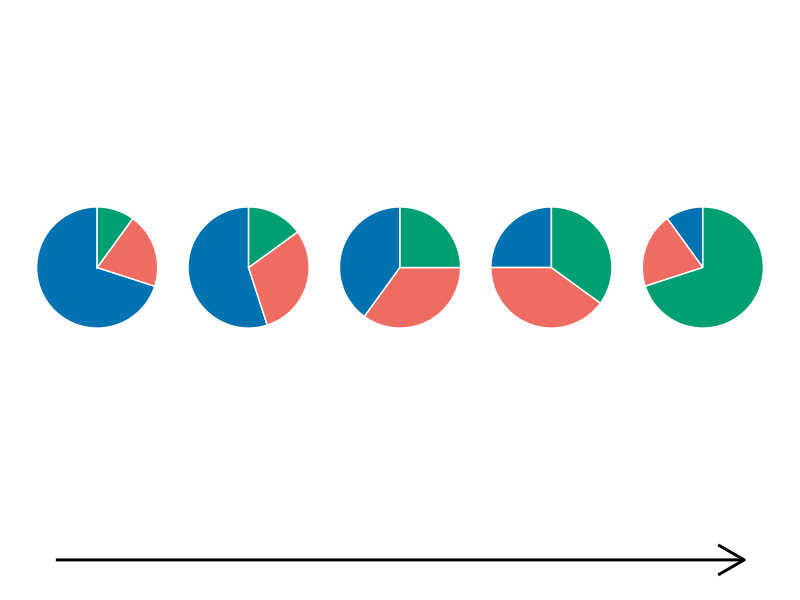
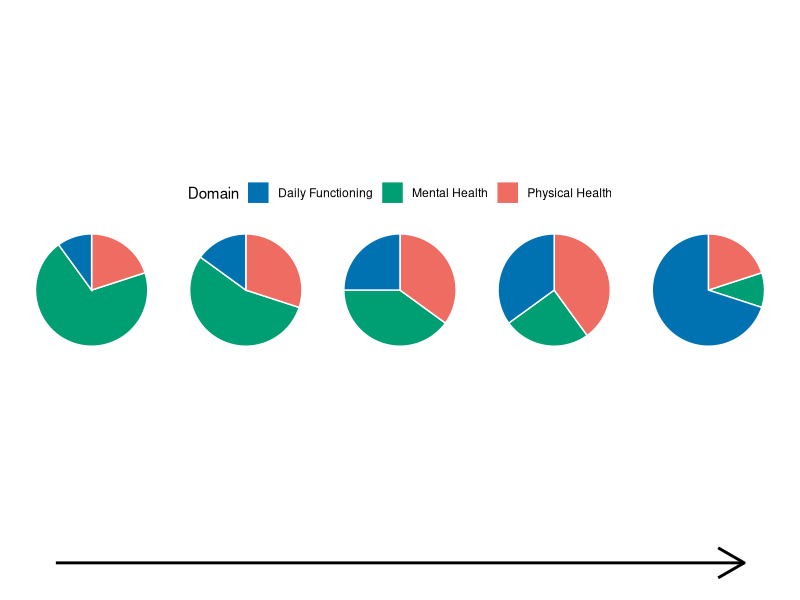

Write R code to recreate these figures, in order.
# pie chart changing over time

# Load necessary libraries
library(tidyverse)
library(patchwork)

# Define the three colors to use
colors <- c("#0072B2", "#EF6C63", "#009E73") # Blue, Peach, Green (color-blind friendly)

# Create a base dataset for each pie chart
# Each list element represents one pie with 3 categories smoothly transitioning
pie_data <- tibble(
  pie_id = rep(1:5, each = 3),
  category = rep(c("A", "B", "C"), times = 5),
  proportion = c(
    0.7, 0.2, 0.1,    # Pie 1
    0.55, 0.3, 0.15,   # Pie 2
    0.4, 0.35, 0.25,   # Pie 3
    0.25, 0.4, 0.35,   # Pie 4
    0.1, 0.2, 0.7      # Pie 5
  )
)

# Create a function to plot a single pie
plot_single_pie <- function(data_subset) {
  ggplot(data_subset, aes(x = "", y = proportion, fill = category)) +
    geom_col(width = 1, color = "white") +
    coord_polar(theta = "y") +
    scale_fill_manual(values = colors) +
    theme_void() +
    theme(legend.position = "none")  # Remove legend
}

# Create individual pie plots
pies <- pie_data %>%
  group_split(pie_id) %>%
  map(plot_single_pie)

# Combine pie charts horizontally with an arrow underneath
pie_row <- wrap_plots(pies, nrow = 1) +
  plot_annotation(
    theme = theme(plot.background = element_rect(fill = "white", color = NA))
  )

# Create the arrow as a simple ggplot object
arrow_plot <- ggplot() +
  annotate("segment",
           x = 0, xend = 1,
           y = 0, yend = 0,
           arrow = arrow(length = unit(0.3, "inches")),
           size = 1) +
  theme_void() +
  theme(
    plot.margin = margin(t = 0, r = 10, b = 0, l = 10),
    plot.background = element_rect(fill = "white", color = NA)
  )

# Stack pies and arrow
final_plot <- pie_row / arrow_plot +
  plot_layout(heights = c(8, 1))

# Display the final figure
final_plot


#######################################

# Load necessary libraries
library(tidyverse)
library(patchwork)

# Define the three colors with the correct mapping
colors <- c(
  "Daily Functioning" = "#0072B2",   # Blue
  "Physical Health" = "#EF6C63",     # Peach
  "Mental Health" = "#009E73"  # Green
)

# Create a base dataset for each pie chart
# Each list element represents one pie with 3 categories smoothly transitioning
pie_data <- tibble(
  pie_id = rep(1:5, each = 3),
  category = rep(c("Mental Health", "Physical Health", "Daily Functioning"), times = 5),
  proportion = c(
    0.7, 0.2, 0.1,    # Pie 1
    0.55, 0.3, 0.15,   # Pie 2
    0.4, 0.35, 0.25,   # Pie 3
    0.25, 0.4, 0.35,   # Pie 4
    0.1, 0.2, 0.7      # Pie 5
  )
)

# Function to plot a single pie
plot_single_pie <- function(data_subset, show_legend = FALSE) {
  ggplot(data_subset, aes(x = "", y = proportion, fill = category)) +
    geom_col(width = 1, color = "white") +
    coord_polar(theta = "y") +
    scale_fill_manual(values = colors, name = "Domain") + # Name for the legend
    theme_void() +
 #   theme(legend.text = element_text(size = 10)) +
    theme(
      legend.position = if (show_legend) "right" else "none",  # Only one pie has a legend
      plot.margin = margin(5, 5, 5, 5)
    )
}

# Create individual pie plots
# Only the last pie will have a legend to keep figure clean
pies <- pie_data %>%
  group_split(pie_id) %>%
  map2(.y = 1:5, .f = ~plot_single_pie(.x, show_legend = .y == 5))  # Legend only for 5th pie

# Combine pies horizontally
pie_row <- wrap_plots(pies, nrow = 1, guides = "collect") & 
  theme(legend.position = "top")  # Pull the legend out to the right

# Create the arrow as a simple ggplot object
arrow_plot <- ggplot() +
  annotate("segment",
           x = 0, xend = 1,
           y = 0, yend = 0,
           arrow = arrow(length = unit(0.3, "inches")),
           size = 1) +
  theme_void() +
  theme(
    plot.margin = margin(t = 0, r = 10, b = 0, l = 10),
    plot.background = element_rect(fill = "white", color = NA)
  )

# Stack pies and arrow
final_plot <- pie_row / arrow_plot +
  plot_layout(heights = c(8, 1)) +
  plot_annotation(
    theme = theme(plot.background = element_rect(fill = "white", color = NA))
  )

# Display the final figure
final_plot
